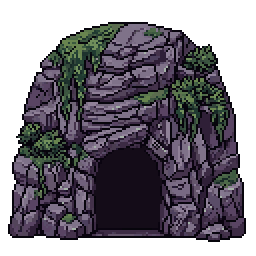
#> input picture qa/g2-4-scene/round2/refs/ref128-3-look-cave4.png, 128 x 128 px (shown 2 times larger)
$ python make_ref_cave192.py ../../round2/refs/ref128-3-look-cave4.png ../../round2/refs/ref128-3-look-cave4.png
#> lines starting #> are read from the running program, lines starting #| are printed output that depends on the picture
#!/usr/bin/env python3
# G2.4 cave mouth retry at 192 (owner 31 Oct 00:5x "กดใหม่ใหญ่ขึ้น 192") · round-2 128 caves gave a 36 x 41 entrance (criterion >= 51 x 72)
# shape: rock dome x 4-187 y 8-190 · dark entrance 72 wide x 60-131 from y 60 down to y 187 · rock lip y 188-190 · placed in the world with top-left (448, -64)
# usage: python3 -I make_ref_cave192.py OUT_DIR ROUND2_4UP_PNG
import sys, os
from PIL import Image, ImageDraw
O, UP = sys.argv[1], sys.argv[2]; os.makedirs(O, exist_ok=True)
SIL, HOLE = (58, 30, 63, 255), (20, 12, 24, 255)
cv = Image.new('RGBA', (192, 192), (0, 0, 0, 0)); d = ImageDraw.Draw(cv)
#> after `cv = Image.new('RGBA', (192, 192), (0, 0, 0, 0))`: cv: PIL image 192x192 RGBA; every value is 0
d.polygon([(4, 190), (6, 96), (20, 48), (48, 18), (96, 8), (144, 18), (172, 48), (186, 96), (187, 190)], fill=SIL)
d.rectangle([60, 84, 131, 187], fill=HOLE); d.ellipse([60, 60, 131, 108], fill=HOLE)
cv.save(os.path.join(O, 'ref192-2-shape-cave.png'))
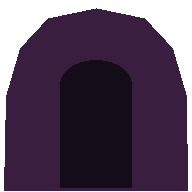
#> saved as ref192-2-shape-cave.png: PIL image 192x192 RGBA; mean R, G, B, A 37.3, 19.7, 41.1, 204.1; transparent parts drawn white
Image.open(UP).convert('RGBA').crop((128, 128, 256, 256)).save(os.path.join(O, 'ref128-3-look-cave4.png'))   # round-2 cave variant 4 (owner's natural-rock pick) = look only
for f in ('ref192-2-shape-cave.png', 'ref128-3-look-cave4.png'):
    im = Image.open(os.path.join(O, f)); print(f, im.size, im.getbbox())
